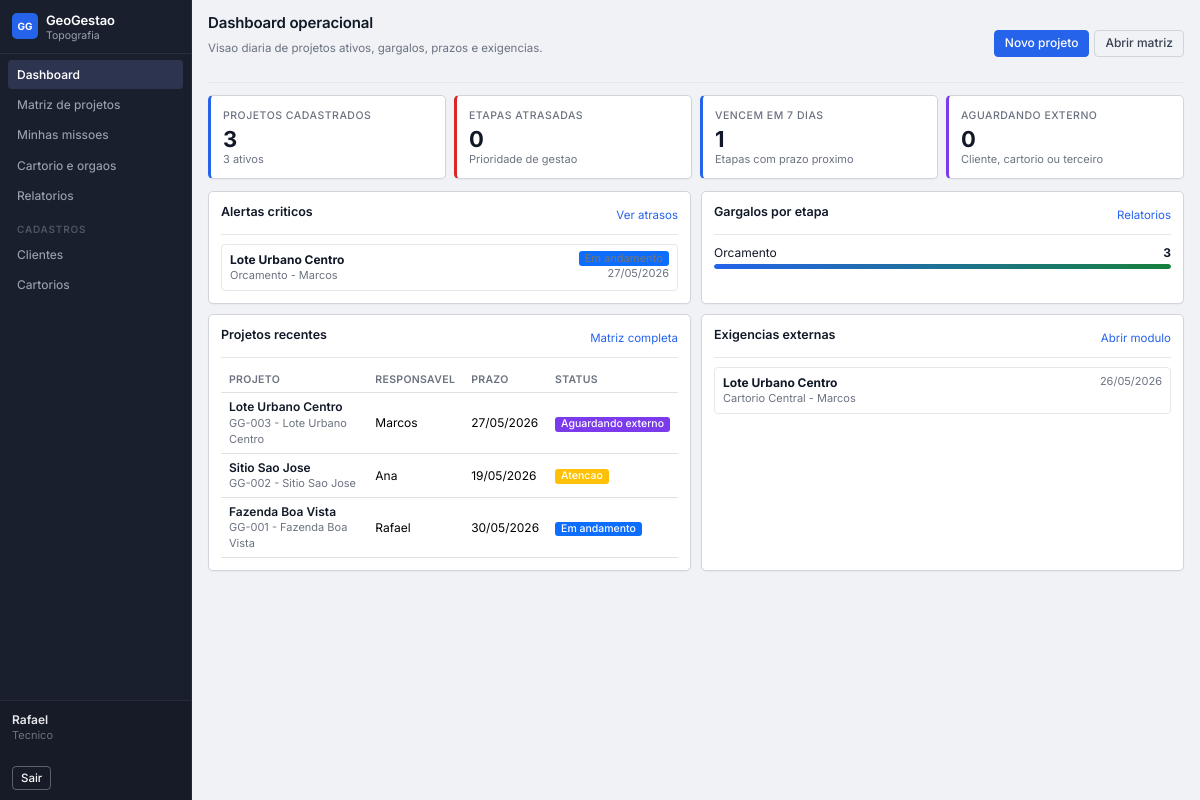
Page / (signed in) on the committed database.
### tables this page shows
CREATE TABLE usuarios (
            id INTEGER PRIMARY KEY AUTOINCREMENT,
            nome TEXT NOT NULL,
            email TEXT NOT NULL UNIQUE,
            senha_hash TEXT NOT NULL,
            perfil_acesso TEXT NOT NULL,
            ativo INTEGER NOT NULL DEFAULT 1
        , cargo TEXT);

CREATE TABLE projeto_etapas (
            id INTEGER PRIMARY KEY AUTOINCREMENT,
            projeto_id INTEGER NOT NULL,
            etapa_modelo_id INTEGER NOT NULL,
            status TEXT NOT NULL,
            responsavel_id INTEGER,
            data_inicio TEXT,
            data_fim TEXT,
            prazo TEXT,
            progresso INTEGER DEFAULT 0,
            observacoes TEXT, subetapa_ativa TEXT, atraso_origem TEXT,
            FOREIGN KEY(projeto_id) REFERENCES projetos(id),
            FOREIGN KEY(etapa_modelo_id) REFERENCES etapas_modelo(id),
            FOREIGN KEY(responsavel_id) REFERENCES usuarios(id)
        );

CREATE TABLE projetos (
            id INTEGER PRIMARY KEY AUTOINCREMENT,
            codigo TEXT NOT NULL,
            nome TEXT NOT NULL,
            proprietario TEXT,
            cliente_id INTEGER,
            cidade TEXT,
            uf TEXT,
            cartorio_id INTEGER,
            tipo_servico TEXT,
            prioridade TEXT,
            status TEXT,
            etapa_atual_id INTEGER,
            prazo_critico TEXT,
            responsavel_geral_id INTEGER,
            caminho_pasta TEXT,
            observacoes TEXT,
            criado_em TEXT,
            atualizado_em TEXT, valor REAL,
            FOREIGN KEY(cliente_id) REFERENCES clientes(id),
            FOREIGN KEY(cartorio_id) REFERENCES cartorios(id),
            FOREIGN KEY(responsavel_geral_id) REFERENCES usuarios(id)
        );

CREATE TABLE etapas_modelo (
            id INTEGER PRIMARY KEY AUTOINCREMENT,
            nome TEXT NOT NULL,
            ordem INTEGER NOT NULL,
            cor_padrao TEXT NOT NULL,
            ativa INTEGER NOT NULL DEFAULT 1
        );

CREATE TABLE clientes (
            id INTEGER PRIMARY KEY AUTOINCREMENT,
            nome TEXT NOT NULL,
            tipo_pessoa TEXT DEFAULT 'fisica',
            cpf_cnpj TEXT,
            telefone TEXT,
            email TEXT,
            inscricao_estadual TEXT,
            endereco TEXT,
            estado_civil TEXT,
            regime_casamento TEXT,
            conjuge_nome TEXT,
            conjuge_cpf_cnpj TEXT,
            conjuge_telefone TEXT,
            conjuge_email TEXT,
            tem_procurador INTEGER NOT NULL DEFAULT 0,
            procurador_nome TEXT,
            procurador_cpf_cnpj TEXT,
            procurador_telefone TEXT,
            procurador_email TEXT,
            procurador_endereco TEXT,
            observacoes TEXT
        );

CREATE TABLE exigencias_cartorio (
            id INTEGER PRIMARY KEY AUTOINCREMENT,
            projeto_id INTEGER NOT NULL,
            cartorio_id INTEGER,
            data_recebimento TEXT,
            prazo_resposta TEXT,
            descricao TEXT NOT NULL,
            status TEXT NOT NULL,
            responsavel_id INTEGER,
            criado_em TEXT,
            atualizado_em TEXT,
            FOREIGN KEY(projeto_id) REFERENCES projetos(id),
            FOREIGN KEY(cartorio_id) REFERENCES cartorios(id),
            FOREIGN KEY(responsavel_id) REFERENCES usuarios(id)
        );

CREATE TABLE cartorios (
            id INTEGER PRIMARY KEY AUTOINCREMENT,
            nome TEXT NOT NULL,
            cidade TEXT,
            uf TEXT,
            contato TEXT,
            observacoes TEXT
        );

### app.py (the view)
@app.route("/")
@login_required
def dashboard():
    refresh_due_statuses()
    today = date.today()
    in_7 = (today + timedelta(days=7)).isoformat()
    today_iso = today.isoformat()
    total_projects = query_db("SELECT COUNT(*) AS count FROM projetos", one=True)["count"]
    active_projects = query_db(
        "SELECT COUNT(*) AS count FROM projetos WHERE lower(COALESCE(status, '')) NOT IN ('concluido', 'cancelado')",
        one=True,
    )["count"]
    overdue = query_db(
        "SELECT COUNT(*) AS count FROM projeto_etapas WHERE lower(status) = 'atrasado' AND id IN (SELECT etapa_atual_id FROM projetos WHERE etapa_atual_id IS NOT NULL)",
        one=True,
    )["count"]
    waiting_external = query_db(
        "SELECT COUNT(*) AS count FROM projeto_etapas WHERE lower(status) = 'aguardando externo' AND id IN (SELECT etapa_atual_id FROM projetos WHERE etapa_atual_id IS NOT NULL)",
        one=True,
    )["count"]
    due_soon_count = query_db(
        """
        SELECT COUNT(*) AS count
        FROM projeto_etapas
        WHERE prazo BETWEEN ? AND ?
          AND id IN (SELECT etapa_atual_id FROM projetos WHERE etapa_atual_id IS NOT NULL)
          AND lower(status) NOT IN ('concluido', 'cancelado')
        """,
        (today_iso, in_7),
        one=True,
    )["count"]
    projects_recent = query_db(
        """
        SELECT p.*, c.nome AS cliente_nome, u.nome AS responsavel_nome
        FROM projetos p
        LEFT JOIN clientes c ON c.id = p.cliente_id
        LEFT JOIN usuarios u ON u.id = p.responsavel_geral_id
        ORDER BY p.criado_em DESC, p.id DESC
        LIMIT 6
        """
    )
    critical_alerts = query_db(
        """
        SELECT p.id AS projeto_id, p.nome AS projeto_nome, em.nome AS etapa_nome, pe.status, pe.prazo, u.nome AS responsavel_nome
        FROM projeto_etapas pe
        JOIN projetos p ON p.id = pe.projeto_id
        JOIN etapas_modelo em ON em.id = pe.etapa_modelo_id
        LEFT JOIN usuarios u ON u.id = pe.responsavel_id
        WHERE em.ativa = 1
          AND pe.id IN (SELECT etapa_atual_id FROM projetos WHERE etapa_atual_id IS NOT NULL)
          AND (
              lower(pe.status) = 'atrasado'
              OR (pe.prazo BETWEEN ? AND ? AND lower(pe.status) NOT IN ('concluido', 'cancelado'))
          )
        ORDER BY pe.prazo
        LIMIT 10
        """,
        (today_iso, in_7),
    )
    bottlenecks = query_db(
        """
        SELECT em.nome AS etapa_nome, COUNT(pe.id) AS total
        FROM projeto_etapas pe
        JOIN etapas_modelo em ON em.id = pe.etapa_modelo_id
        WHERE lower(pe.status) NOT IN ('concluido', 'cancelado')
          AND em.ativa = 1
          AND pe.id IN (SELECT etapa_atual_id FROM projetos WHERE etapa_atual_id IS NOT NULL)
        GROUP BY em.id, em.nome
        ORDER BY total DESC, em.ordem
        LIMIT 8
        """
    )
    total_bottlenecks = max([row["total"] for row in bottlenecks] or [1])
    exigencias = query_db(
        """
        SELECT e.*, p.nome AS projeto_nome, c.nome AS cartorio_nome, u.nome AS responsavel_nome
        FROM exigencias_cartorio e
        JOIN projetos p ON p.id = e.projeto_id
        LEFT JOIN cartorios c ON c.id = e.cartorio_id
        LEFT JOIN usuarios u ON u.id = e.responsavel_id
        WHERE lower(e.status) NOT IN ('concluido', 'cancelado')
        ORDER BY e.prazo_resposta
        LIMIT 6
        """
    )
    return render_template(
        "dashboard.html",
        total_projects=total_projects,
        active_projects=active_projects,
        overdue=overdue,
        waiting_external=waiting_external,
        due_soon_count=due_soon_count,
        projects_recent=projects_recent,
        critical_alerts=critical_alerts,
        bottlenecks=bottlenecks,
        total_bottlenecks=total_bottlenecks,
        exigencias=exigencias,
    )

### templates/dashboard.html
{% extends 'base.html' %}
{% block content %}
<div class="page-heading">
    <div>
        <h1>Dashboard operacional</h1>
        <p>Visao diaria de projetos ativos, gargalos, prazos e exigencias.</p>
    </div>
    <div class="heading-actions">
        <a class="btn btn-primary" href="{{ url_for('project_create') }}">Novo projeto</a>
        <a class="btn btn-outline-secondary" href="{{ url_for('projects') }}">Abrir matriz</a>
    </div>
</div>
<section class="metrics-grid">
    <div class="metric-card">
        <span>Projetos cadastrados</span>
        <strong>{{ total_projects }}</strong>
        <small>{{ active_projects }} ativos</small>
    </div>
    <div class="metric-card danger">
        <span>Etapas atrasadas</span>
        <strong>{{ overdue }}</strong>
        <small>Prioridade de gestao</small>
    </div>
    <div class="metric-card info">
        <span>Vencem em 7 dias</span>
        <strong>{{ due_soon_count }}</strong>
        <small>Etapas com prazo proximo</small>
    </div>
    <div class="metric-card purple">
        <span>Aguardando externo</span>
        <strong>{{ waiting_external }}</strong>
        <small>Cliente, cartorio ou terceiro</small>
    </div>
</section>
<div class="content-grid two-columns">
    <section class="panel">
        <div class="panel-header">
            <h2>Alertas criticos</h2>
            <a href="{{ url_for('projects', prazo='vencido') }}">Ver atrasos</a>
        </div>
        <div class="list-stack">
            {% for alert in critical_alerts %}
                <a class="alert-row {{ 'is-overdue' if is_overdue(alert.prazo, alert.status) or alert.status == 'atrasado' else '' }}" href="{{ url_for('project_detail', project_id=alert.projeto_id) }}">
                    <div>
                        <strong>{{ alert.projeto_nome }}</strong>
                        <span>{{ alert.etapa_nome }} - {{ alert.responsavel_nome or 'Sem responsavel' }}</span>
                    </div>
                    <div class="text-end">
                        <span class="badge bg-{{ status_meta[alert.status|lower].color if alert.status|lower in status_meta else 'secondary' }}">{{ status_meta[alert.status|lower].label if alert.status|lower in status_meta else alert.status }}</span>
                        <small>{{ format_date(alert.prazo) }}</small>
                    </div>
                </a>
            {% else %}
                <div class="empty-state">Nenhum alerta critico no momento.</div>
            {% endfor %}
        </div>
    </section>
    <section class="panel">
        <div class="panel-header">
            <h2>Gargalos por etapa</h2>
            <a href="{{ url_for('reports') }}">Relatorios</a>
        </div>
        <div class="bar-list">
            {% for item in bottlenecks %}
                <div class="bar-row">
                    <div class="bar-label">
                        <span>{{ item.etapa_nome }}</span>
                        <strong>{{ item.total }}</strong>
                    </div>
                    <div class="bar-track">
                        <span style="width: {{ (item.total / total_bottlenecks * 100)|round(0, 'floor') }}%"></span>
                    </div>
                </div>
            {% else %}
                <div class="empty-state">Sem dados de gargalo.</div>
            {% endfor %}
        </div>
    </section>
</div>
<div class="content-grid two-columns">
    <section class="panel">
        <div class="panel-header">
            <h2>Projetos recentes</h2>
            <a href="{{ url_for('projects') }}">Matriz completa</a>
        </div>
        <div class="table-responsive">
            <table class="table compact-table">
                <thead>
                    <tr>
                        <th>Projeto</th>
                        <th>Responsavel</th>
                        <th>Prazo</th>
                        <th>Status</th>
                    </tr>
                </thead>
                <tbody>
                    {% for project in projects_recent %}
                        <tr>
                            <td>
                                <a class="table-link" href="{{ url_for('project_detail', project_id=project.id) }}">{{ project.nome }}</a>
                                <small>{{ project.codigo }} - {{ project.cliente_nome or 'Sem cliente' }}</small>
                            </td>
                            <td>{{ project.responsavel_nome or '-' }}</td>
                            <td>{{ format_date(project.prazo_critico) }}</td>
                            <td><span class="badge bg-{{ status_meta[project.status|lower].color if project.status|lower in status_meta else 'secondary' }}">{{ project.status }}</span></td>
                        </tr>
                    {% else %}
                        <tr><td colspan="4">Nenhum projeto cadastrado.</td></tr>
                    {% endfor %}
                </tbody>
            </table>
        </div>
    </section>
    <section class="panel">
        <div class="panel-header">
            <h2>Exigencias externas</h2>
            <a href="{{ url_for('cartorio_board') }}">Abrir modulo</a>
        </div>
        <div class="list-stack">
            {% for item in exigencias %}
                <a class="alert-row {{ 'is-overdue' if is_overdue(item.prazo_resposta, item.status) or item.status == 'atrasado' else '' }}" href="{{ url_for('project_detail', project_id=item.projeto_id) }}#cartorio">
                    <div>
                        <strong>{{ item.projeto_nome }}</strong>
                        <span>{{ item.cartorio_nome or 'Orgao externo' }} - {{ item.responsavel_nome or 'Sem responsavel' }}</span>
                    </div>
                    <small>{{ format_date(item.prazo_resposta) }}</small>
                </a>
            {% else %}
                <div class="empty-state">Nenhuma exigencia em aberto.</div>
            {% endfor %}
        </div>
    </section>
</div>
{% endblock %}

### templates/base.html (shortened to what this page needs)
<!DOCTYPE html>
<html lang="pt-BR">
<head>
    <link href="https://cdn.jsdelivr.net/npm/bootstrap@5.3.3/dist/css/bootstrap.min.css" rel="stylesheet">
    <link rel="stylesheet" href="{{ url_for('static', filename='style.css') }}" />
</head>
<body>
<div class="app-shell">
    <aside class="sidebar">
        <a class="brand" href="{{ url_for('dashboard') }}">
            <span class="brand-mark">GG</span>
            <span>
                <strong>GeoGestao</strong>
                <small>Topografia</small>
            </span>
        </a>
        <nav class="side-nav">
            <a class="{{ 'active' if request.endpoint == 'dashboard' else '' }}" href="{{ url_for('dashboard') }}">Dashboard</a>
            <a class="{{ 'active' if request.endpoint == 'projects' else '' }}" href="{{ url_for('projects') }}">Matriz de projetos</a>
            <a class="{{ 'active' if request.endpoint == 'my_missions' else '' }}" href="{{ url_for('my_missions') }}">Minhas missoes</a>
            <a class="{{ 'active' if request.endpoint == 'cartorio_board' else '' }}" href="{{ url_for('cartorio_board') }}">Cartorio e orgaos</a>
            <a class="{{ 'active' if request.endpoint == 'reports' else '' }}" href="{{ url_for('reports') }}">Relatorios</a>
            <div class="nav-label">Cadastros</div>
            <a class="{{ 'active' if request.endpoint == 'clients' else '' }}" href="{{ url_for('clients') }}">Clientes</a>
            <a class="{{ 'active' if request.endpoint == 'cartorios' else '' }}" href="{{ url_for('cartorios') }}">Cartorios</a>
        </nav>
        <div class="sidebar-user">
            <div class="fw-semibold">{{ g.user.nome if g.user else '' }}</div>
            <small>{{ role_labels.get(g.user.perfil_acesso, g.user.perfil_acesso) if g.user else '' }}</small>
            <a class="btn btn-outline-light btn-sm mt-3" href="{{ url_for('logout') }}">Sair</a>
        </div>
    </aside>
    <main class="main-content">
        {% block content %}{% endblock %}
    </main>
</div>
</body>
</html>

### rows in the picture
usuarios: user "Rafael", perfil_acesso "Tecnico"
projeto_etapas: projeto_nome "Lote Urbano Centro", etapa_nome "Orcamento", nome "Marcos", status "Em andamento", prazo "27/05/2026"
etapas_modelo: etapa_nome "Orcamento", total "3", {{ (item.total / total_bottlenecks * 100)|round(0, 'floor') }} 100.0 (drawn)
projetos: nome "Lote Urbano Centro", codigo "GG-003", nome "Marcos", prazo_critico "27/05/2026", status "Aguardando externo"
projetos: nome "Sitio Sao Jose", codigo "GG-002", nome "Ana", prazo_critico "19/05/2026", status "Atencao"
projetos: nome "Fazenda Boa Vista", codigo "GG-001", nome "Rafael", prazo_critico "30/05/2026", status "Em andamento"
exigencias_cartorio: projeto_nome "Lote Urbano Centro", nome "Cartorio Central", nome "Marcos", prazo_resposta "26/05/2026"

### other values in the picture
{{ total_projects }} "3"
{{ active_projects }} "3"
{{ overdue }} "0"
{{ due_soon_count }} "1"
{{ waiting_external }} "0"
